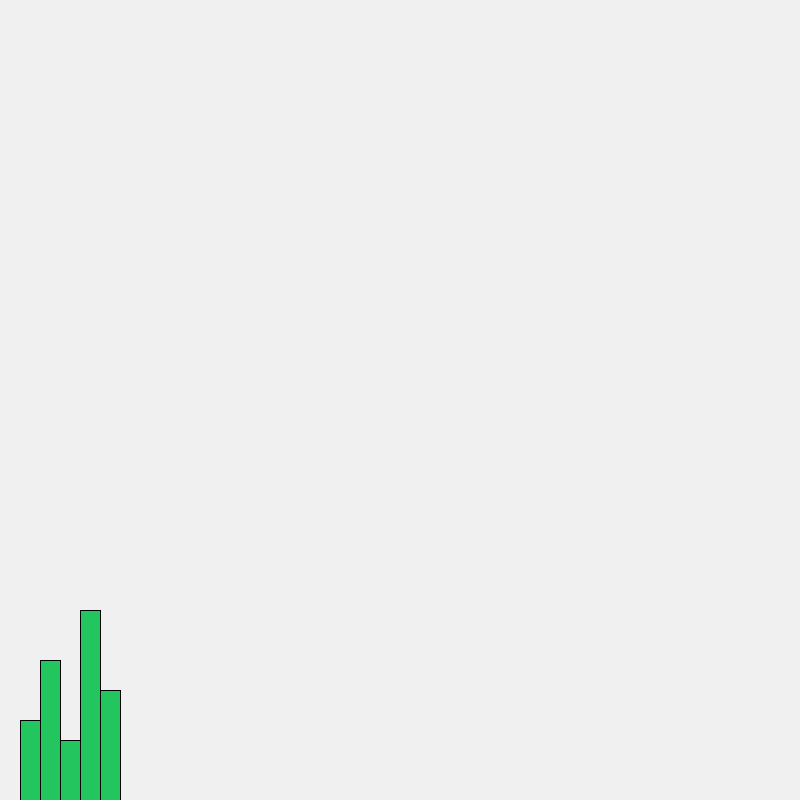
Frame 1 (no input)
Frame 60 (the mouse pressed at the canvas centre just before this capture): identical to frame 1, image omitted
Frame 120 (the mouse held since frame 60 and released just before this capture): identical to frame 1, image omitted

The Processing sketch that drew this single still picture (run headless with seeded random() and noise(); from frame 60 on, the mouse is pressed at the canvas centre):

// Processing sketch: S_jler_i_arrays
// ── S_jler_i_arrays.pde
int[] resultat = {80, 140, 60, 190, 110};
int[] x= {20,40,60,80,100};

void setup() {
  size(800, 800);
}

void draw() {
  background(240);
  fill(34, 197, 94);

  // Tegn søjlerne med en for-løkke
  for(int i = 0; i < resultat.length; i++){
    rect(x[i],800,20,-resultat[i]);
  }
}
